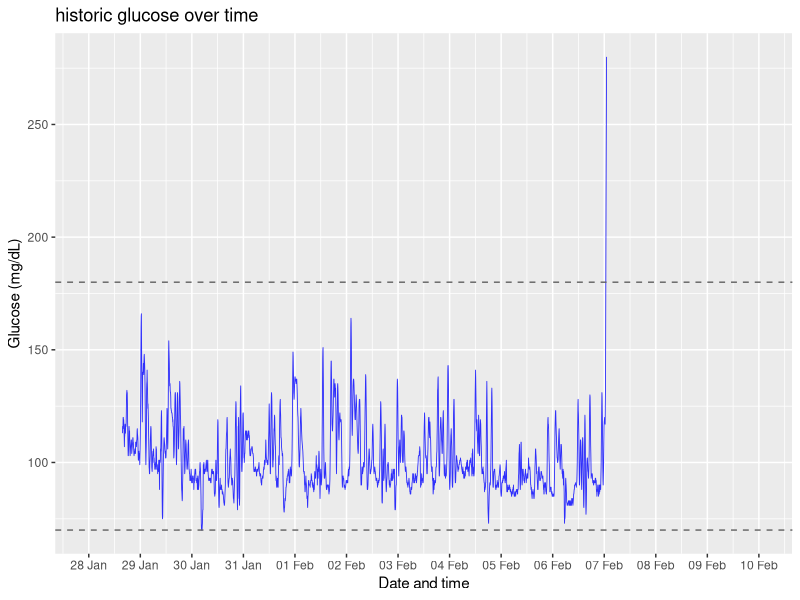
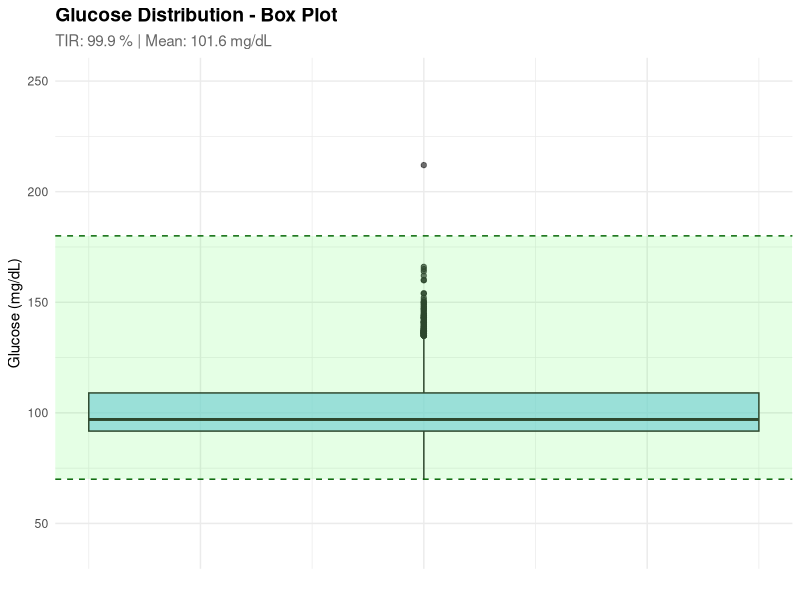
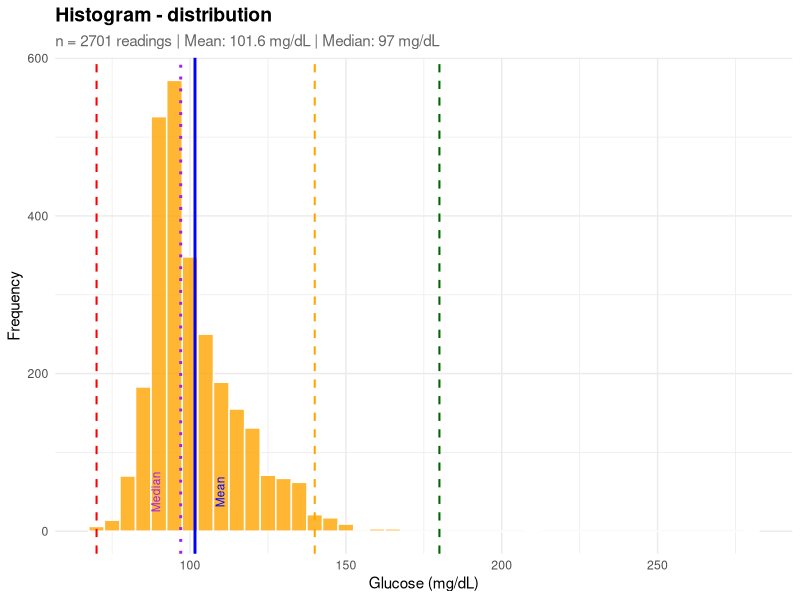
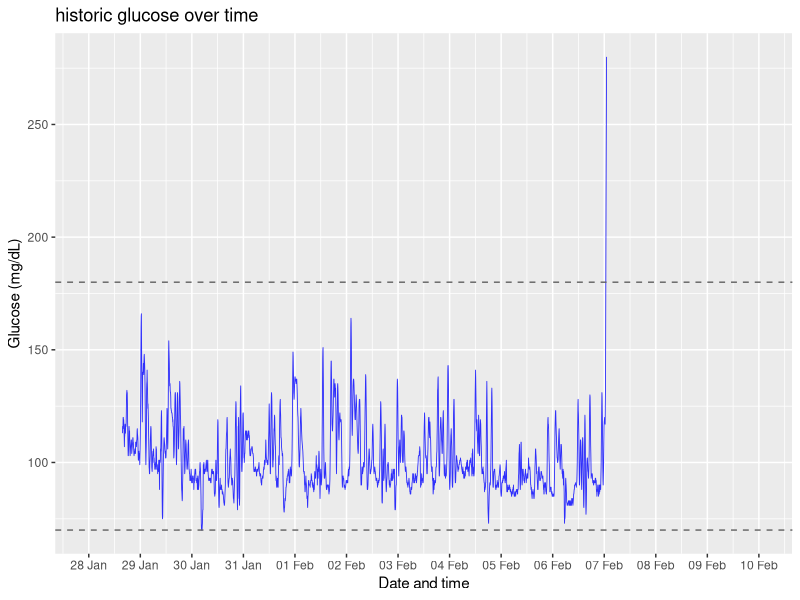
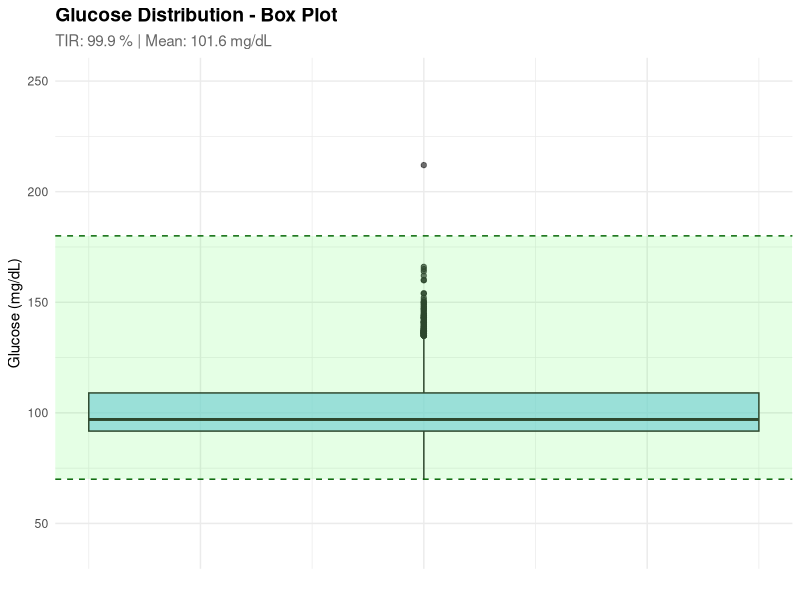
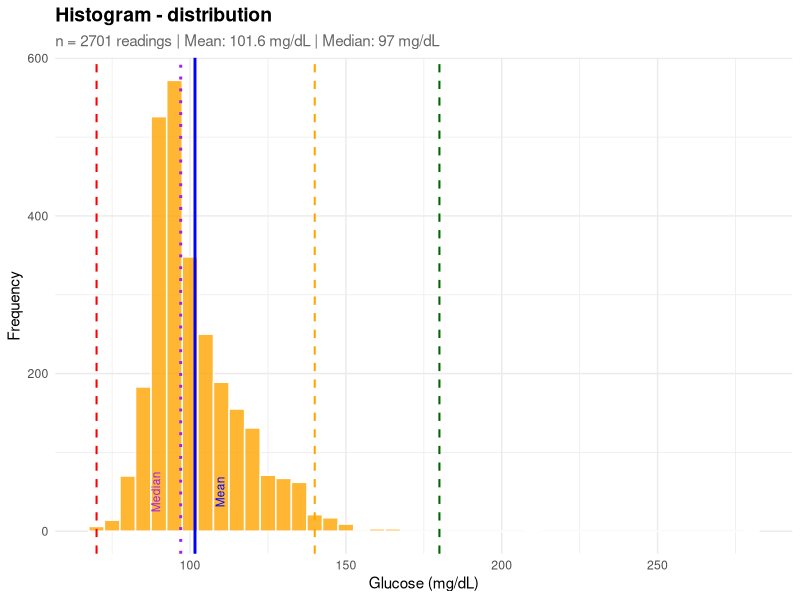

Recreate these plots in R, in order.
library(dplyr)
library(tidyr)
library(readr)
library(lubridate)
library(purrr)
library(ggplot2)
library(tidyverse)

# loading data --------
raw <- read_csv("YazanAbdullatif_glucose_10-2-2026.csv")
raw_data_sample <- raw %>%
  head(15)
write_csv(raw_data_sample, "raw_data_sample.csv")
# raw and skipping first row containing metadata
raw1 <- read_csv("YazanAbdullatif_glucose_10-2-2026.csv", skip = 1)

# sample with first 15 rows
raw1_data_sample <- raw1 %>%
  head(15) %>%
  mutate(`Device Timestamp` = as.character(`Device Timestamp`))  # Format for CSV

# View the sample
print(raw1_data_sample)

# Save as a new CSV file
write_csv(raw1_data_sample, "raw1_data_sample.csv")
str(raw1)

# ----------- data cleaning

cleaned_data <- raw1 %>%
  # Keep only historic glucose readings
  filter(`Record Type` == 0) %>%
  # Select only needed columns (historic glucose and timestamps)
  select(
    timestamp = `Device Timestamp`,
    glucose = `Historic Glucose mg/dL`
  ) %>%
  # Convert timestamp to POSIXct
  mutate(
    timestamp = dmy_hm(timestamp),
    glucose = as.numeric(glucose)
  ) %>%
  # Remove missing glucose values
  filter(!is.na(glucose)) %>%
  # Sort by time - ascening
  arrange(timestamp)

# view the results
view(cleaned_data)
str(cleaned_data)

cleaned_data_sample <- cleaned_data %>%
  head(20) %>%
  mutate(timestamp = format(timestamp, "%Y-%m-%d %H:%M"))
cleaned_data_sample

# Save as a new CSV file to be uploaded to Github
write_csv(cleaned_data_sample, "cleaned_data_sample.csv")

# Time series plot-------------

timeplot <- ggplot(cleaned_data, aes(x = timestamp, y = glucose)) +
  geom_line(linewidth = 0.3, alpha = 0.8, colour = "blue") +
  geom_hline(yintercept = c(70, 180), linetype = "dashed", colour = "gray40") +
  labs(x = "Date and time", y = "Glucose (mg/dL)", title = "historic glucose over time") +
  scale_x_datetime(date_breaks = "1 day", date_labels = "%d %b",
                   limits = as.POSIXct(c("2026-01-28", "2026-02-10")))
timeplot
# ------------------
# Glycemic Metrics

# Defining glucose ranges

TIR_UPPER <- 180 # upper limit for time in range
TIR_LOWER <- 70  # lowerlimit for TIR and TITR
TITR_UPPER <- 140 # upper limit for TITR

# Calculate glycemic metrics (with AI assistance)
glycemic_metrics <- cleaned_data %>%
  summarise(
    days_of_data = as.numeric(difftime(max(timestamp), min(timestamp), units = "days")),
    n_readings = n(), # count total number of readings
    
    min_glucose = min(glucose),
    q1_glucose = quantile(glucose, 0.25)[[1]],
    med_glucose = median(glucose),
    q3_glucose = quantile(glucose, 0.75)[[1]],
    max_glucose = max(glucose),
    mean_glucose = mean(glucose),
    sd_glucose = sd(glucose),
    cv_glucose = sd_glucose / mean_glucose,
    
    TIR = sum(glucose >= TIR_LOWER & glucose <= TIR_UPPER) / n() * 100, # percentage of time spent in TIR
    TITR = sum(glucose >= TIR_LOWER & glucose <= TITR_UPPER) / n() * 100 # percentage of time spent in TITR
  )

View(glycemic_metrics)

# ------- Box plot

box_plot <- ggplot(cleaned_data, aes(y = glucose)) +
  geom_boxplot(fill = "skyblue", alpha = 0.7, width = 0.3) +
  annotate("rect",
           xmin = -Inf,
           xmax = Inf,
           ymin = 70, ymax = 180,
           fill = "green", alpha = 0.1) +
  geom_hline(yintercept = c(70, 180), linetype = "dashed", color = "darkgreen") +
  labs(
    title = "Glucose Distribution - Box Plot",
    subtitle = paste("TIR:", round(glycemic_metrics$TIR, 1), 
                     "% | Mean:", round(glycemic_metrics$mean_glucose, 1), "mg/dL"),
    y = "Glucose (mg/dL)",
    x = ""
  ) +
  ylim(40, 250) +
  theme_minimal() +
  theme(
    plot.title = element_text(face = "bold", size = 14),
    plot.subtitle = element_text(color = "gray40"),
    axis.text.x = element_blank()
  )

print(box_plot)

# ----- Histogram
histo <- ggplot(cleaned_data, aes(x = glucose)) +
  geom_histogram(binwidth = 5, fill = "orange", color = "white", alpha = 0.8) +
  geom_vline(xintercept = c(70, 140, 180), 
             linetype = "dashed", 
             color = c("red", "orange", "darkgreen"),
             size = 0.7) +
  geom_vline(xintercept = glycemic_metrics$mean_glucose, 
             color = "blue", size = 1, linetype = "solid") +
  geom_vline(xintercept = glycemic_metrics$med_glucose,
             color = "purple", size = 1, linetype = "dotted") +
  annotate("text", x = glycemic_metrics$mean_glucose + 8, y = 50, 
           label = "Mean", angle = 90, color = "blue", size = 3) +
  annotate("text", x = glycemic_metrics$med_glucose - 8, y = 50, 
           label = "Median", angle = 90, color = "purple", size = 3) +
  labs(
    title = "Histogram - distribution",
    subtitle = paste("n =", glycemic_metrics$n_readings, "readings |",
                     "Mean:", round(glycemic_metrics$mean_glucose, 1), "mg/dL |",
                     "Median:", round(glycemic_metrics$med_glucose, 1), "mg/dL"),
    x = "Glucose (mg/dL)",
    y = "Frequency"
  ) +
  theme_minimal() +
  theme(
    plot.title = element_text(face = "bold", size = 14),
    plot.subtitle = element_text(color = "gray40")
  )

histo
# Save Plots

# Create figures folder if it doesn't exist
if(!dir.exists("figures")) dir.create("figures")

# Save the time series plot
ggsave("figures/timeseries.png", plot = timeplot, width = 12, height = 4, dpi = 300)

# Save the box plot
ggsave("figures/boxplot.png", plot = box_plot, width = 8, height = 6, dpi = 300)

# Save the histogram
ggsave("figures/histogram.png", plot = histo, width = 10, height = 6, dpi = 300)

# Save metrics as CSV
write_csv(glycemic_metrics, "figures/glycemic_metrics.csv")
# Results and Interpretation
# Simple Summary and Conclusion
